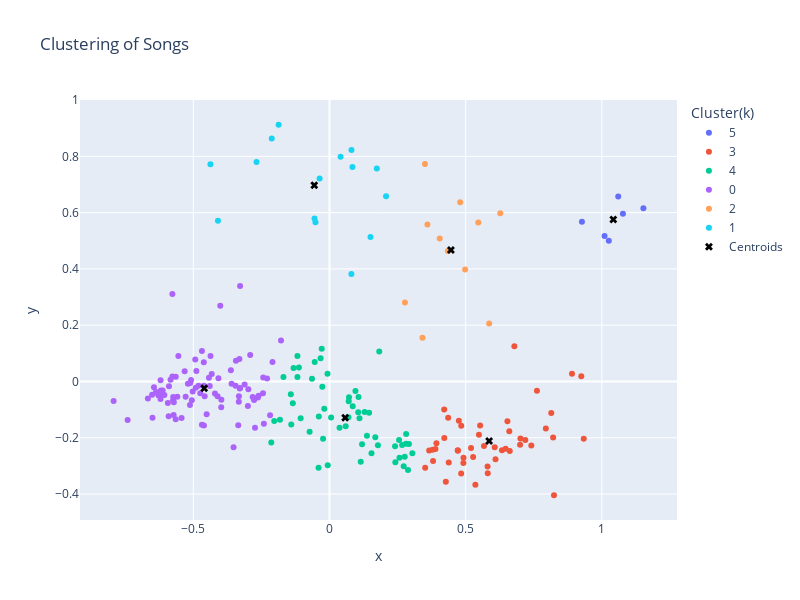

The notebook cell this image was saved under:
### Code cell
df_clusters = pd.DataFrame({'x': df_2d[:, 0], 'y': df_2d[:, 1], 'Cluster(k)': clusters.astype(str)})

#Plotting the df and centroids evaluated by k-means algorithm
fig_cluster=px.scatter(df_clusters,x='x',y='y',color='Cluster(k)',title = "Clustering of Songs",height=600,width=800)
fig_cluster.add_scatter(x=km.cluster_centers_[:,0],y=km.cluster_centers_[:,1],mode='markers',name='Centroids',marker=dict(color='Black',size=7,symbol='x'))
fig_cluster.show()
